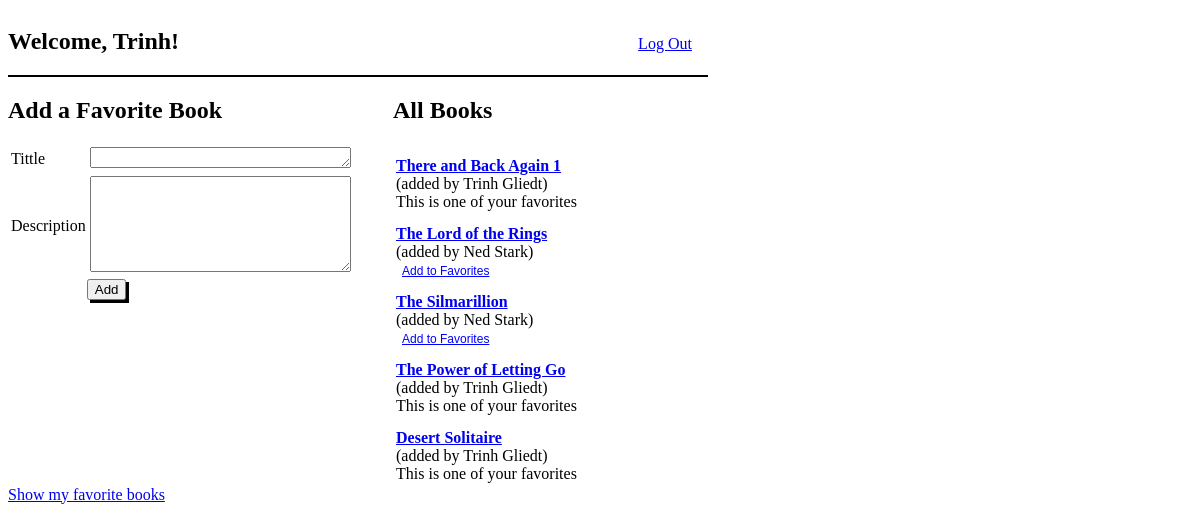
Page /user/books (signed in) on the committed database.
### main/models.py (models this page shows)
class User(models.Model):
    first_name = models.CharField(max_length=45)
    last_name = models.CharField(max_length=45)
    email = models.CharField(max_length=45)
    password = models.CharField(max_length=255)
    created_at = models.DateTimeField(auto_now_add = True)
    updated_at = models.DateTimeField(auto_now = True)
    objects = UserManager()

class Book(models.Model):
    tittle = models.CharField(max_length=255)
    desc = models.TextField()
    uploaded_by = models.ForeignKey(
        User,
        related_name='books_uploaded',
        on_delete=models.CASCADE)
    users_who_like = models.ManyToManyField(
        User,
        related_name='fav_books')
    created_at = models.DateTimeField(auto_now_add = True)
    updated_at = models.DateTimeField(auto_now = True)

### main/views.py (the view)
# urls.py: path('user/books', views.display_all_books), #GET: if user is not logged in: redirect to root. If user is logged in, render all_books.html (which includes input form to add a fav book)
def display_all_books(request):
    if "user_id" not in request.session:
        messages.error(request, "You need to log in to see that page.")
        return redirect("/")
    context = {
        "current_user": User.objects.get(id=request.session["user_id"]),
        "all_books": Book.objects.all(),
    }
    return render(request, 'all_books.html', context)

### main/templates/all_books.html (shortened to what this page needs)
<!DOCTYPE html>
<html lang="en">
<head>
    {% load static %}
    <link rel='stylesheet' href='{% static 'allBookStyle.css' %}'>
</head>
<body>
    <div id="container">
        <div id="headerBar">
            <h2>Welcome, {{ current_user.first_name }}!</h2>
            <a href="/user/logout">Log Out</a>
        </div>
        <form class="sideBox" action="/user/add-book" method="POST">
            <h2>Add a Favorite Book</h2>
            <table>
                <tr>
                    <td><label for="tittle">Tittle</label></td>
                    <td><textarea name="tittle" cols="30" rows="1"></textarea></td>
                </tr>
                <tr>
                    <td><label for="desc">Description</label></td>
                    <td><textarea name="desc" cols="30" rows="6"></textarea></td
                </tr>
            </table>
            <button>Add</button>
        </form>
        <table >
            <h2>All Books</h2>
            {% for book in all_books %}
            <tr>
                <td>
                    {% if current_user.id == book.uploaded_by_id %}
                    <h4><a href="/user/edit-book-input/{{ book.id }}">{{ book.tittle }}</a></h4>
                    {% else %}
                        <h4><a href="/user/show-book/{{ book.id }}">{{ book.tittle }}</a></h4>
                    {% endif %}
                    <p class="list">(added by {{ book.uploaded_by.first_name }} {{ book.uploaded_by.last_name }})</p>
                    {% if current_user in book.users_who_like.all  %}
                        <p class="list">This is one of your favorites</p>
                    {% else %}
                        <form action="/user/update-fav-book/{{ book.id }}" method="POST">
                            <button class="linkStyle list">Add to Favorites</button></form>
                    {% endif %}
                </td>
            </tr>
            {% endfor %}
        </table>
        <a href="/user/fav-books">Show my favorite books</a>
    </div>
</body>
</html>

### main/static/allBookStyle.css (style rules this page uses)
#container { width: 700px; }
#headerBar h2 { display: inline-block; }
#headerBar a { display: inline-block; margin-left: 65%; }
#headerBar { width: 100%; border-bottom: 2px solid black; }
.sideBox { float: left; display: inline-block; width: 45%; margin-right: 10%; }
button { box-shadow: 3px 3px black; margin-left: 25%; }
.linkStyle { background: transparent; border: none; box-shadow: none; text-decoration: underline; font-size: 9pt; color: blue; margin-left: 0; }
table h4 { margin-bottom: 0px; margin-top: 10px; }
.list { margin: 0px; }

### rows in the picture
User: first_name "Trinh"
Book: tittle "There and Back Again 1", uploaded_by.first_name "Trinh", uploaded_by.last_name "Gliedt", shows "This is one of your favorites"
Book: tittle "The Lord of the Rings", uploaded_by.first_name "Ned", uploaded_by.last_name "Stark"
Book: tittle "The Silmarillion", uploaded_by.first_name "Ned", uploaded_by.last_name "Stark"
Book: tittle "The Power of Letting Go", uploaded_by.first_name "Trinh", uploaded_by.last_name "Gliedt", shows "This is one of your favorites"
Book: tittle "Desert Solitaire", uploaded_by.first_name "Trinh", uploaded_by.last_name "Gliedt", shows "This is one of your favorites"
